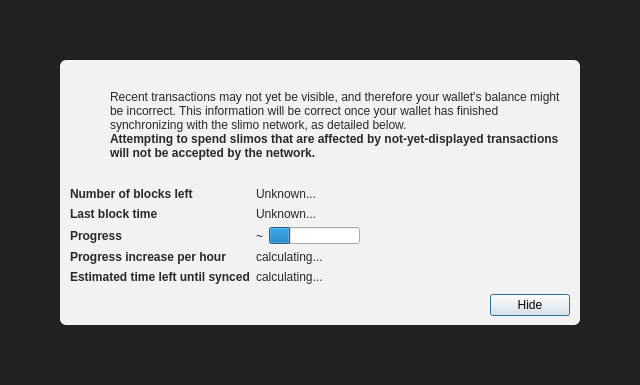
<?xml version="1.0" encoding="UTF-8"?>
<ui version="4.0">
 <class>ModalOverlay</class>
 <widget class="QWidget" name="ModalOverlay">
  <property name="geometry">
   <rect>
    <x>0</x>
    <y>0</y>
    <width>640</width>
    <height>385</height>
   </rect>
  </property>
  <property name="windowTitle">
   <string>Form</string>
  </property>
  <layout class="QVBoxLayout" name="verticalLayout" stretch="0">
   <property name="sizeConstraint">
    <enum>QLayout::SetDefaultConstraint</enum>
   </property>
   <property name="leftMargin">
    <number>0</number>
   </property>
   <property name="topMargin">
    <number>0</number>
   </property>
   <property name="rightMargin">
    <number>0</number>
   </property>
   <property name="bottomMargin">
    <number>0</number>
   </property>
   <item>
    <widget class="QWidget" name="bgWidget" native="true">
     <property name="styleSheet">
      <string notr="true">#bgWidget { background: rgba(0,0,0,220); }</string>
     </property>
     <layout class="QVBoxLayout" name="verticalLayoutMain" stretch="1">
      <property name="leftMargin">
       <number>60</number>
      </property>
      <property name="topMargin">
       <number>60</number>
      </property>
      <property name="rightMargin">
       <number>60</number>
      </property>
      <property name="bottomMargin">
       <number>60</number>
      </property>
      <item>
       <widget class="QWidget" name="contentWidget" native="true">
        <property name="styleSheet">
         <string notr="true">#contentWidget { background: rgba(255,255,255,240); border-radius: 6px; }

QLabel { color: rgb(40,40,40);  }</string>
        </property>
        <layout class="QVBoxLayout" name="verticalLayoutSub" stretch="1,0,0,0">
         <property name="spacing">
          <number>0</number>
         </property>
         <property name="leftMargin">
          <number>10</number>
         </property>
         <property name="topMargin">
          <number>10</number>
         </property>
         <property name="rightMargin">
          <number>10</number>
         </property>
         <property name="bottomMargin">
          <number>10</number>
         </property>
         <item>
          <layout class="QHBoxLayout" name="horizontalLayoutIconText" stretch="0,1">
           <property name="topMargin">
            <number>20</number>
           </property>
           <item>
            <layout class="QVBoxLayout" name="verticalLayoutIcon">
             <property name="leftMargin">
              <number>0</number>
             </property>
             <item>
              <widget class="QPushButton" name="warningIcon">
               <property name="enabled">
                <bool>false</bool>
               </property>
               <property name="text">
                <string/>
               </property>
               <property name="icon">
                <iconset>
                 <normaloff>:/icons/warning</normaloff>
                 <disabledoff>:/icons/warning</disabledoff>:/icons/warning</iconset>
               </property>
               <property name="iconSize">
                <size>
                 <width>48</width>
                 <height>48</height>
                </size>
               </property>
               <property name="flat">
                <bool>true</bool>
               </property>
              </widget>
             </item>
             <item>
              <spacer name="verticalSpacerWarningIcon">
               <property name="orientation">
                <enum>Qt::Vertical</enum>
               </property>
               <property name="sizeHint" stdset="0">
                <size>
                 <width>20</width>
                 <height>40</height>
                </size>
               </property>
              </spacer>
             </item>
            </layout>
           </item>
           <item>
            <layout class="QVBoxLayout" name="verticalLayoutInfoText">
             <property name="leftMargin">
              <number>0</number>
             </property>
             <property name="topMargin">
              <number>0</number>
             </property>
             <item>
              <widget class="QLabel" name="infoText">
               <property name="text">
                <string>Recent transactions may not yet be visible, and therefore your wallet's balance might be incorrect. This information will be correct once your wallet has finished synchronizing with the slimo network, as detailed below.</string>
               </property>
               <property name="textFormat">
                <enum>Qt::RichText</enum>
               </property>
               <property name="wordWrap">
                <bool>true</bool>
               </property>
              </widget>
             </item>
             <item>
              <widget class="QLabel" name="infoTextStrong">
               <property name="font">
                <font>
                 <weight>75</weight>
                 <bold>true</bold>
                </font>
               </property>
               <property name="text">
                <string>Attempting to spend slimos that are affected by not-yet-displayed transactions will not be accepted by the network.</string>
               </property>
               <property name="textFormat">
                <enum>Qt::RichText</enum>
               </property>
               <property name="wordWrap">
                <bool>true</bool>
               </property>
              </widget>
             </item>
             <item>
              <spacer name="verticalSpacerInTextSpace">
               <property name="orientation">
                <enum>Qt::Vertical</enum>
               </property>
               <property name="sizeHint" stdset="0">
                <size>
                 <width>20</width>
                 <height>40</height>
                </size>
               </property>
              </spacer>
             </item>
            </layout>
           </item>
          </layout>
         </item>
         <item>
          <spacer name="verticalSpacerAfterText">
           <property name="orientation">
            <enum>Qt::Vertical</enum>
           </property>
           <property name="sizeHint" stdset="0">
            <size>
             <width>20</width>
             <height>40</height>
            </size>
           </property>
          </spacer>
         </item>
         <item>
          <layout class="QFormLayout" name="formLayout">
           <property name="fieldGrowthPolicy">
            <enum>QFormLayout::FieldsStayAtSizeHint</enum>
           </property>
           <property name="horizontalSpacing">
            <number>6</number>
           </property>
           <property name="verticalSpacing">
            <number>6</number>
           </property>
           <property name="topMargin">
            <number>10</number>
           </property>
           <item row="0" column="0">
            <widget class="QLabel" name="labelNumberOfBlocksLeft">
             <property name="font">
              <font>
               <weight>75</weight>
               <bold>true</bold>
              </font>
             </property>
             <property name="text">
              <string>Number of blocks left</string>
             </property>
            </widget>
           </item>
           <item row="0" column="1">
            <widget class="QLabel" name="numberOfBlocksLeft">
             <property name="text">
              <string>Unknown...</string>
             </property>
            </widget>
           </item>
           <item row="1" column="0">
            <widget class="QLabel" name="labelLastBlockTime">
             <property name="font">
              <font>
               <weight>75</weight>
               <bold>true</bold>
              </font>
             </property>
             <property name="text">
              <string>Last block time</string>
             </property>
            </widget>
           </item>
           <item row="1" column="1">
            <widget class="QLabel" name="newestBlockDate">
             <property name="sizePolicy">
              <sizepolicy hsizetype="Maximum" vsizetype="Preferred">
               <horstretch>0</horstretch>
               <verstretch>0</verstretch>
              </sizepolicy>
             </property>
             <property name="text">
              <string>Unknown...</string>
             </property>
            </widget>
           </item>
           <item row="2" column="0">
            <widget class="QLabel" name="labelSyncDone">
             <property name="font">
              <font>
               <weight>75</weight>
               <bold>true</bold>
              </font>
             </property>
             <property name="text">
              <string>Progress</string>
             </property>
            </widget>
           </item>
           <item row="2" column="1">
            <layout class="QHBoxLayout" name="horizontalLayoutSync" stretch="0,1">
             <item>
              <widget class="QLabel" name="percentageProgress">
               <property name="text">
                <string notr="true">~</string>
               </property>
              </widget>
             </item>
             <item>
              <widget class="QProgressBar" name="progressBar">
               <property name="value">
                <number>24</number>
               </property>
               <property name="format">
                <string/>
               </property>
              </widget>
             </item>
            </layout>
           </item>
           <item row="4" column="0">
            <widget class="QLabel" name="labelProgressIncrease">
             <property name="font">
              <font>
               <weight>75</weight>
               <bold>true</bold>
              </font>
             </property>
             <property name="text">
              <string>Progress increase per hour</string>
             </property>
            </widget>
           </item>
           <item row="4" column="1">
            <widget class="QLabel" name="progressIncreasePerH">
             <property name="text">
              <string>calculating...</string>
             </property>
            </widget>
           </item>
           <item row="5" column="0">
            <widget class="QLabel" name="labelEstimatedTimeLeft">
             <property name="font">
              <font>
               <weight>75</weight>
               <bold>true</bold>
              </font>
             </property>
             <property name="text">
              <string>Estimated time left until synced</string>
             </property>
            </widget>
           </item>
           <item row="5" column="1">
            <widget class="QLabel" name="expectedTimeLeft">
             <property name="text">
              <string>calculating...</string>
             </property>
            </widget>
           </item>
          </layout>
         </item>
         <item>
          <layout class="QHBoxLayout" name="horizontalLayoutButtons">
           <property name="leftMargin">
            <number>10</number>
           </property>
           <property name="topMargin">
            <number>10</number>
           </property>
           <item>
            <spacer name="horizontalSpacer">
             <property name="orientation">
              <enum>Qt::Horizontal</enum>
             </property>
             <property name="sizeHint" stdset="0">
              <size>
               <width>40</width>
               <height>20</height>
              </size>
             </property>
            </spacer>
           </item>
           <item>
            <widget class="QPushButton" name="closeButton">
             <property name="text">
              <string>Hide</string>
             </property>
             <property name="shortcut">
              <string>Esc</string>
             </property>
             <property name="focusPolicy">
              <enum>Qt::StrongFocus</enum>
             </property>
             <property name="default">
              <bool>true</bool>
             </property>
            </widget>
           </item>
          </layout>
         </item>
        </layout>
       </widget>
      </item>
     </layout>
    </widget>
   </item>
  </layout>
 </widget>
 <resources/>
 <connections/>
</ui>
